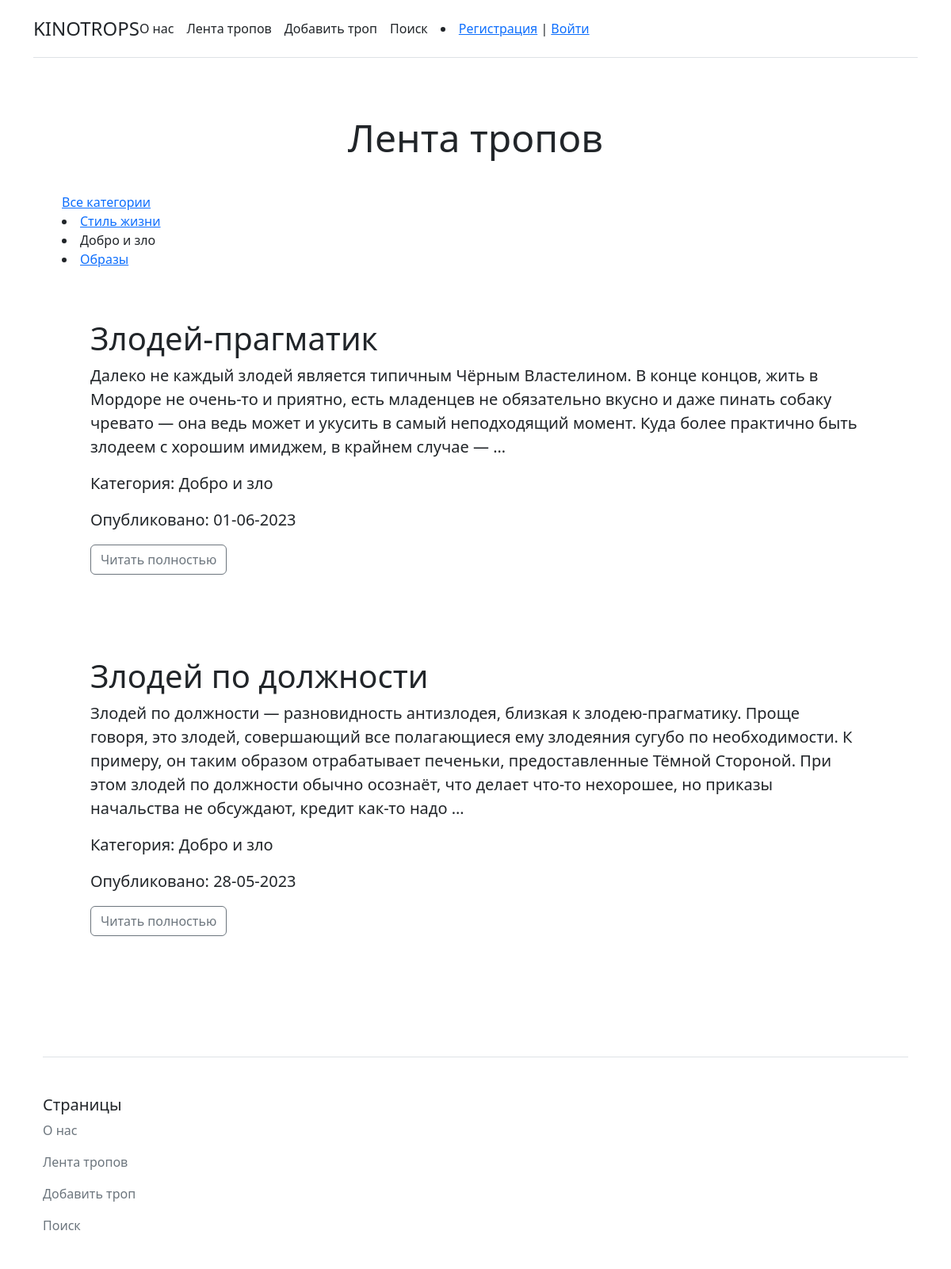
The app's page /category/dobro-i-zlo/ with its own data.
### trops/models.py (models this page shows, shortened)
class Category(models.Model):
    name = models.CharField(max_length=100, db_index=True)
    slug = models.SlugField(max_length=255, unique=True, db_index=True, verbose_name="URL")
    def __str__(self):
        return self.name
    class Meta:
        verbose_name = 'категория'
        verbose_name_plural = 'категории'
        ordering = ['id']
    def get_absolute_url(self):
        return reverse('category', kwargs={'cat_slug': self.slug})

class Trops(models.Model):
    title = models.CharField(max_length=255, verbose_name="Заголовок")
    slug = models.SlugField(max_length=255, unique=True, db_index=True, verbose_name="URL")
    content = models.TextField(blank=True, verbose_name="Описание тропа")
    time_create = models.DateTimeField(auto_now_add=True, verbose_name="Дата создания")
    time_update = models.DateTimeField(auto_now=True, verbose_name="Дата последнего изменения")
    is_published = models.BooleanField(default=True, verbose_name="Публикация")
    cat = models.ForeignKey('Category', on_delete=models.PROTECT, null=True, verbose_name="Категория")
    class Meta:
        verbose_name = 'троп'
        verbose_name_plural = 'тропы'
        ordering = ['-time_create', 'title']
    def get_absolute_url(self):
        return reverse('trops', kwargs={'trops_slug': self.slug})

### trops/views.py (the view)
# urls.py: path('category/<slug:cat_slug>/', TropsCategory.as_view(), name='category'),
class TropsCategory(DataMixin, ListView):
    model = Trops
    template_name = 'trops/feed_of_trops.html'
    context_object_name = 'trops'
    allow_empty = False
    def get_queryset(self):
        return Trops.objects.filter(cat__slug=self.kwargs['cat_slug'], is_published=True)
    def get_context_data(self, *, object_list=None, **kwargs):
        context = super().get_context_data(**kwargs)
        c_def = self.get_user_context(title='Категория - ' + str(context['trops'][0].cat),
                                      cat_selected=context['trops'][0].cat_id)
        return dict(list(context.items()) + list(c_def.items()))

### trops/templatetags/trops_tags.py (called while the page is built)
@register.inclusion_tag('trops/list_categories.html')
def show_categories(sort=None, cat_selected=0):
    if not sort:
        cats = Category.objects.all()
    else:
        cats = Category.objects.order_by(sort)
    return {"cats": cats, "cat_selected": cat_selected}

### trops/utils.py (called while the page is built)
    def get_user_context(self, **kwargs):
        context = kwargs
        cats = Category.objects.annotate(Count('trops'))
        context['menu'] = menu
        context['cats'] = cats
        if 'cat_selected' not in context:
            context['cat_selected'] = 0
        return context

### trops/templates/trops/feed_of_trops.html (shortened to what this page needs)
{% extends 'trops/base.html' %}
{% load trops_tags %}
{% block content %}
<div class="container py-3">
    <div class="pricing-header p-3 pb-md-4 mx-auto text-center"><span class="display-5 fw-normal text-dark">Лента тропов</span></div>
    <div class="container py-3">
        <td valign="top" class=" mt-2 mt-md-0 text-white rounded bg-black">
            {% if c.women__count > 0 %}
		    <a class="selected">Все категории</a>
            {% else %}
		    <a href="{% url 'feed_of_trops' %}">Все категории</a>
            {% endif %}
        {% show_categories cat_selected=cat_selected %}
        </td>
    </div>
{% for el in trops %}
    <div class="p-2 p-md-5 mb-2 text-white rounded bg-blue">
        <div class="col-md-12 px-0 text-right">
            <h1 class="display-6 fw-normal text-dark">{{ el.title }}</h1>
            <p class="lead fw-thin text-dark">{{ el.content|truncatewords:50 }}</p>
            <p class="lead fw-thin text-dark">Категория: {{el.cat}}</p>
            <p class="lead fw-thin text-dark">Опубликовано: {{el.time_update|date:"d-m-Y "}}</p>
        </div>
      <a class="btn btn-outline-secondary" href="{{ el.get_absolute_url }}">Читать полностью</a>
    </div>
{% endfor %}
</div>
{% endblock %}

### trops/templates/trops/list_categories.html
{% for c in cats %}
	{% if c.pk == cat_selected %}
		<li class="selected">{{c.name}}</li>
	{% else %}
		<li><a href="{{ c.get_absolute_url }}">{{c.name}}</a></li>
	{% endif %}
{% endfor %}

### records on screen
Category: name "Стиль жизни"
Category: name "Добро и зло"
Category: name "Образы"
Trops: title "Злодей-прагматик", content "Далеко не каждый злодей является типичным Чёрным Властелином. В конце концов, жить в Мордоре не очень-то и приятно, есть младенцев не обязательно вкусно и даже пинать собаку чревато — она ведь может и укусить в самый неподходящий момент. Куда более практично быть злодеем с хорошим имиджем, в крайнем случае — …", cat "Добро и зло", time_update "01-06-2023"
Trops: title "Злодей по должности", content "Злодей по должности — разновидность антизлодея, близкая к злодею-прагматику. Проще говоря, это злодей, совершающий все полагающиеся ему злодеяния сугубо по необходимости. К примеру, он таким образом отрабатывает печеньки, предоставленные Тёмной Стороной. При этом злодей по должности обычно осознаёт, что делает что-то нехорошее, но приказы начальства не обсуждают, кредит как-то надо …", cat "Добро и зло", time_update "28-05-2023"

### other values on screen
{{ m.title }} "О нас" "Лента тропов" "Добавить троп" "Поиск"
{{ m.title }} "О нас" "Лента тропов" "Добавить троп"
{{ m.title }} "Поиск"
